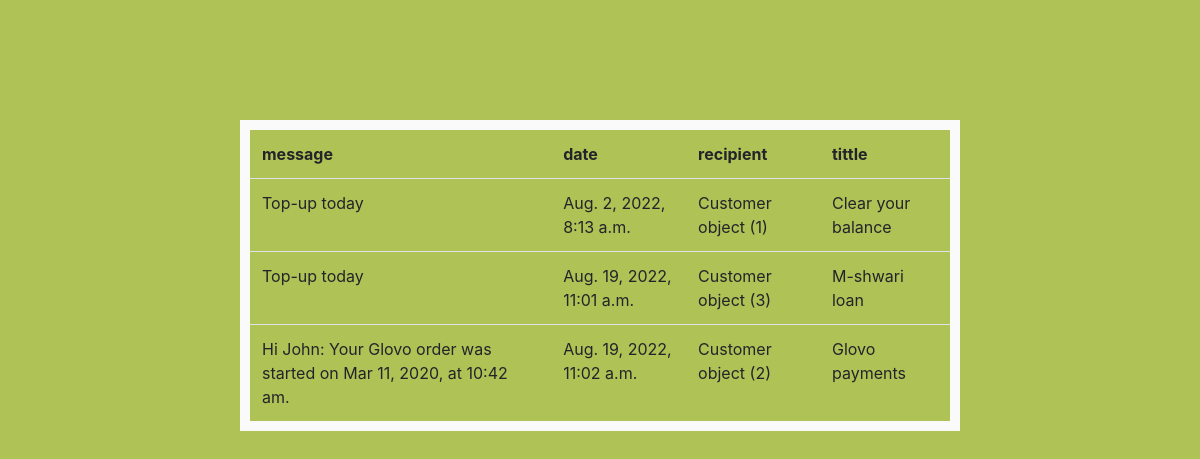
Page /wallet/notification/ on the committed database.
### wallet/models.py (models this page shows)
class Notification(models.Model):
    message= models.CharField(max_length=100)
    date = models.DateTimeField()
    recipient= models.ForeignKey("Customer",on_delete=models.CASCADE,related_name='Thirdparty_recipient')
    title = models.CharField(max_length=20)

class Customer(models.Model):
    first_name=models.CharField(max_length=20)
    last_name=models.CharField(max_length=20)
    address=models.TextField()
    password = models.CharField(max_length=8)
    email=models.EmailField(max_length=254)
    phone_number=models.CharField(max_length=13)
    gender=models.CharField(max_length=10)
    age=models.PositiveSmallIntegerField()
    nationality = models.CharField(max_length=2)
    employment=models.BooleanField()
    profile_picture = models.ImageField(default='default.jpg',upload_to='profile pics')

### wallet/views.py (the view)
def list_notifications(request):
    notify= Notification.objects.all()
    return render (request,"wallet/list_notification.html",{"notify":notify})

### wallet/templates/wallet/list_notification.html (shortened to what this page needs)
<!DOCTYPE html>
<html lang="en">
<head>
    <link rel="stylesheet" href="https://cdn.jsdelivr.net/npm/bootstrap@4.3.1/dist/css/bootstrap.min.css">
</head>
<body style="background-color:rgb(174, 194, 86)">
    <table class="table" style="height: 10rem;margin: 40px; width: 60%; position: fixed; margin-left: 20%; margin-top: 10%; border: 10px solid rgb(251, 250, 250); " >
            <th scope="col">message</th>
            <th scope="col">date</th>
            <th scope="col">recipient</th>
            <th scope="col">tittle</th>
            {% for notification in notify%}
            <tr>
                <td>{{notification.message}}</td>
                <td>{{notification.date}}</td>
                <td>{{notification.recipient}}</td>
                <td>{{notification.title}}</td>
            </tr>
            {%endfor%}
    </table>
</body>
</html>

### rows in the picture
Notification: message "Top-up today", date "Aug. 2, 2022, 8:13 a.m.", recipient "Customer object (1)", title "Clear your balance"
Notification: message "Top-up today", date "Aug. 19, 2022, 11:01 a.m.", recipient "Customer object (3)", title "M-shwari loan"
Notification: message "Hi John: Your Glovo order was started on Mar 11, 2020, at 10:42 am.", date "Aug. 19, 2022, 11:02 a.m.", recipient "Customer object (2)", title "Glovo payments"
